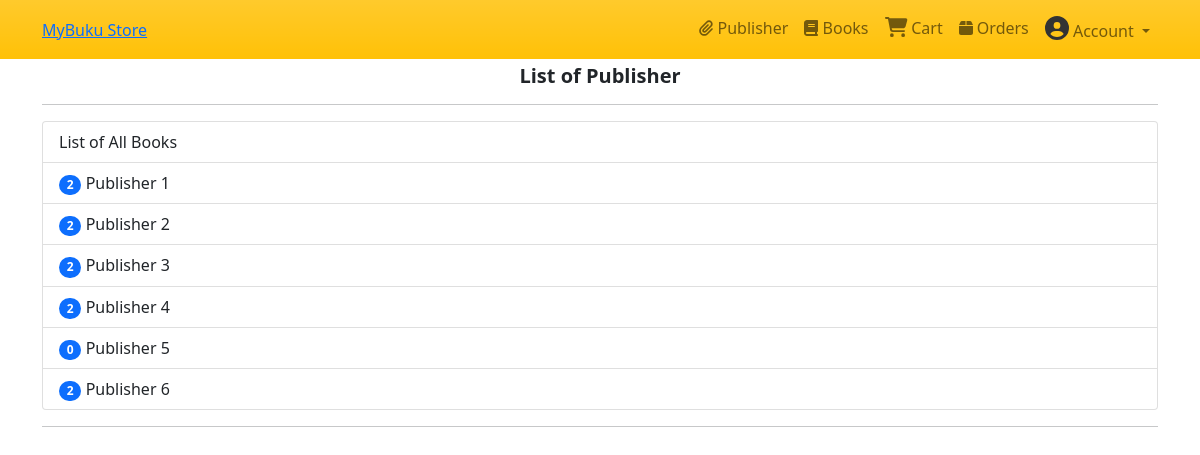
The app's page /publisher_list.php with its own data.
### tables this page shows
CREATE TABLE `publisher` (
  `publisherId` int(10) UNSIGNED NOT NULL,
  `publisher_name` varchar(60) NOT NULL
);

### publisher_list.php (the view, shortened to what this page needs)
<?php
	$conn = db_connect();
	$query = "SELECT * FROM publisher ORDER BY publisherId";
	$result = mysqli_query($conn, $query);
	require "./template/header.php";
?>
	<div class="h5 fw-bolder text-center">List of Publisher</div>
	<hr>
	<div class="list-group">
		<a class="list-group-item list-group-item-action" href="books.php">
			List of All Books
		</a>
	<?php
		while($row = mysqli_fetch_assoc($result)){
			$count = 0;
			$query = "SELECT publisherId FROM books";
			$result2 = mysqli_query($conn, $query);
			while ($pubInBook = mysqli_fetch_assoc($result2)){
				if($pubInBook['publisherId'] == $row['publisherId']){
					$count++;
				}
			}
	?>
		<a class="list-group-item list-group-item-action" href="bookPerPub.php?pubid=<?php echo $row['publisherId']; ?>">
			<span class="badge badge-primary bg-primary rounded-pill"><?php echo $count; ?></span>
			<?php echo $row['publisher_name']; ?>
		</a>
	<?php } ?>
	</div>
<?php
	require "./template/footer.php";
?>

### records on screen
publisher: count "2", publisher_name "Publisher 1"
publisher: count "2", publisher_name "Publisher 2"
publisher: count "2", publisher_name "Publisher 3"
publisher: count "2", publisher_name "Publisher 4"
publisher: count "0", publisher_name "Publisher 5"
publisher: count "2", publisher_name "Publisher 6"
